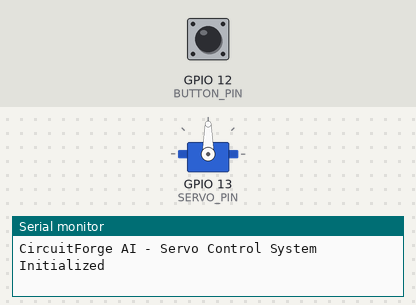
A sketch run on a simulated ESP32. On the bench: servo, the last lines printed to the serial monitor. The test bench sets the inputs (shaded band); at power-on: GPIO 12 (BUTTON_PIN) HIGH.

Above: at 1.2 s.
1.3 s: GPIO 12 (BUTTON_PIN) pulled LOW for 3.2 s
At 1.7 s:
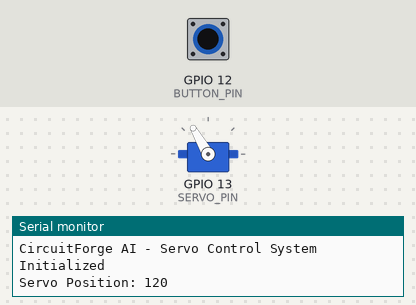
6.0 s: GPIO 12 (BUTTON_PIN) pulled LOW for 0.15 s
At 6.9 s:
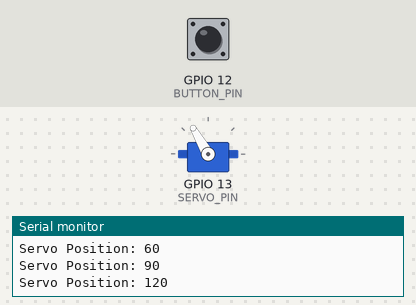
7.6 s: GPIO 12 (BUTTON_PIN) pulled LOW for 1 s
At 9.2 s:
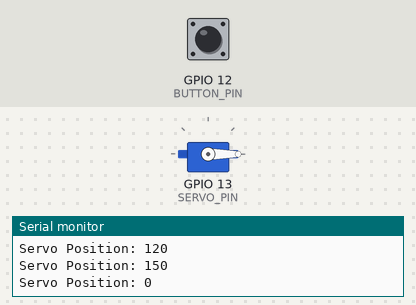
Timing chart, 0 to 10.7 s (numbered marks = the images above; inputs shaded):
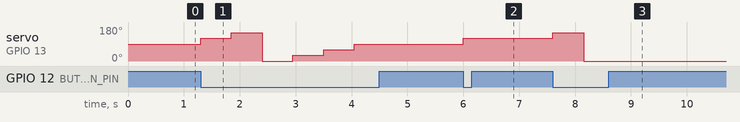

The sketch:

sketch.ino
```cpp
/*
 * Auto-generated by CircuitForge AI (Flexible Generator)
 * Project: ESP32 Servo Control System
 */
#include <Arduino.h>
#include <ESP32Servo.h>

#define SERVO_PIN 13
#define BUTTON_PIN 12

Servo myServo;
int servoPos = 90;

void setup() {
  Serial.begin(115200);
  pinMode(BUTTON_PIN, INPUT_PULLUP);
  myServo.attach(SERVO_PIN);
  myServo.write(servoPos);
  Serial.println(F("CircuitForge AI - Servo Control System Initialized"));
}

void loop() {
  if (digitalRead(BUTTON_PIN) == LOW) {
    servoPos = (servoPos + 30) % 180;
    myServo.write(servoPos);
    Serial.print(F("Servo Position: "));
    Serial.println(servoPos);
    delay(500);
  }
  delay(50);
}
```

Measured:
- after the input at 1.3 s, servo on GPIO 13 (SERVO_PIN): 90° → 120° at once, → 150° 0.55 s later, → 0° 0.55 s later, → 30° 0.55 s later, … (6 changes in this stretch)
- after the input at 6.0 s, servo on GPIO 13 (SERVO_PIN): 90° → 120° at once
- after the input at 7.6 s, servo on GPIO 13 (SERVO_PIN): 120° → 150° at once, → 0° 0.55 s later
